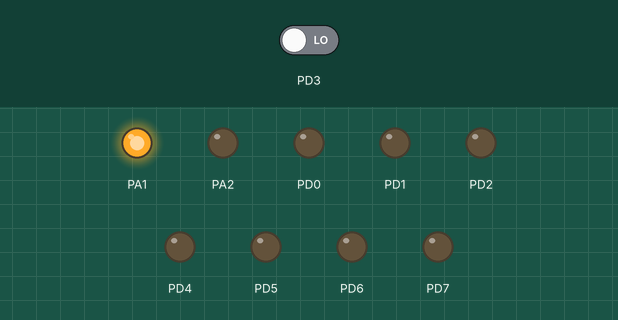
The program below on a simulated ATmega2560, built with avr-gcc and emulated at 16 MHz. Parts: output pins drawn as LEDs (lit = HIGH). The test bench sets the inputs (shaded band); at power-on: PD3 LOW. Pins used as bus, display or sensor lines are not drawn; what the program prints to the serial monitor is not drawn.

Above: at 1.2 s.
1.3 s: PD3 driven HIGH
At 2.5 s:
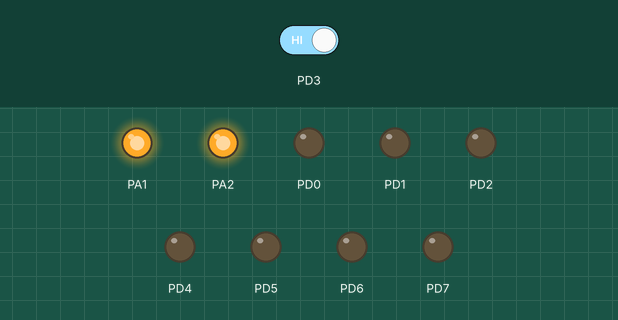
2.8 s: PD3 driven LOW
At 3.8 s:
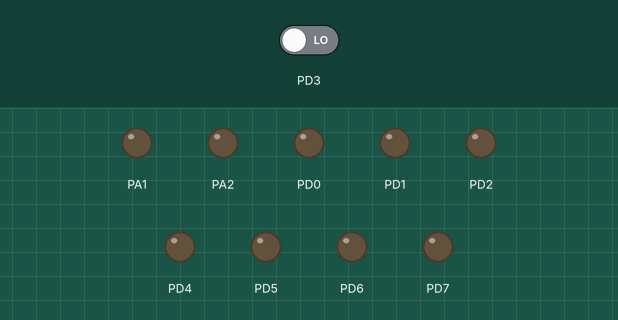
4.3 s: PD3 driven HIGH
At 5.0 s:
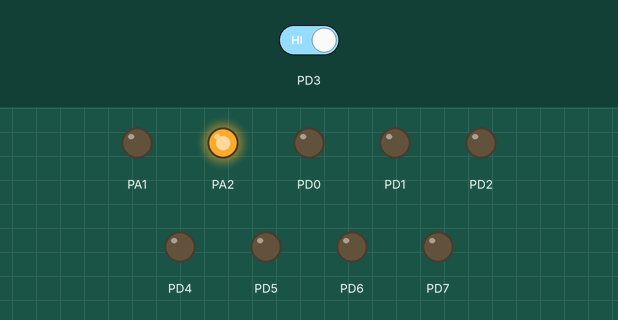
Timing chart, 0 to 7.3 s (numbered marks = the images above; inputs shaded):
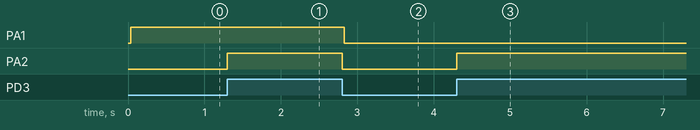

Measured:
- after the input at 1.3 s, PA2: LOW → HIGH at once
- after the input at 2.8 s, PA1, PA2: HIGH → LOW at once
- after the input at 4.3 s, PA2: LOW → HIGH at once

The program:

main.cpp
```cpp
/*
 * USonic.cpp
 *
 * Created: 07.06.2018 21:35:20
 * Author : gert
 */

#include <avr/io.h>
#include <avr/interrupt.h>
#include "general.h"
#include "util/delay.h"
#include "usart/myUart.h"
#include "usonic/usonic.h"

myUart uart;

int main(void)
{
	sei();
	//DEBUG
	DDRA |= (1 << PA1) | (1 << PA2);


	uint16_t x = 0;
	uart.enable();
	uart.cls();
	uart.write((char*)"Ultrasonic distance meassurement -----------------\0", true);
	uart.LfCr();


    while (1)
    {
		x = usonic::getDistance(200);
		uart.write((char*)"d=\0"); uart.write(x); uart.write((char*)"mm\0", true);
		_delay_ms(1000);
    }
}
```

general.h
```cpp
/*
 * board.h
 *
 * Created: 07.06.2018 22:04:22
 *  Author: gert
 */


#ifndef BOARD_H_
#define BOARD_H_

#define F_CPU		16000000UL


#endif /* BOARD_H_ */
```

myUart.cpp
```cpp
/*
* uart.cpp
*
* Created: 06.07.2017 14:01:59
* Author: gert
*/


#include "myUart.h"


/**
 * \brief
 *  write single u char when UART0 is ready to use
 * \param c
 *  char or uint8_t (ASCII) to send
 * \param linefeed
 *  if true ... send CR and LF
 *  default value = false
 * \return void
 */
void myUart::write(unsigned char c, bool linefeed /*= false*/) {
	while(!(UCSR0A & (1 << UDRE0))) {	}
	UDR0 = c;
	if (linefeed) {
		LfCr();
	}

}

/**
 * \brief
 *  send string as char array (call every single char from array
 *  char array must be '\0' terminated
 * \param s
 *  char array '\0' terminated
 * \param linefeed
 *  if true .. send CR and LF
 *  default value = false
 * \return void
 */
void myUart::write(char *s, bool linefeed /*= false*/) {
	while (*s) {
		write((unsigned char)*s, false);
		s++;
	}
	if (linefeed) LfCr();
}


/**
 * \brief
 *  convert int16_t to char array and call write for char arrays, incl. algebraic sign
 * \param i
 *  integer to send
 * \param linefeed
 *  is handed over to write for char arrays;
 *  default value = false
 * \return void
 */
void myUart::write(int16_t i, bool linefeed /*= false*/) {
	char s[7];
	itoa(i, s, 10);
	write(s, linefeed);
}

/**
 * \brief
 *  convert uint16_t to char array and call write for char arrays
 * \param i
 *  integer to send
 * \param linefeed
 *  is handed over to write for char arrays
 *  default value is false
 * \return void
 */
void myUart::write(uint16_t i, bool linefeed /*= false*/) {
	char s[6];
	itoa(i, s, 10);
	write(s, linefeed);
}

/**
 * \brief
 *  convert uint32_t to char array and call write for char arrays
 * \param i
 *  integer to send
 * \param linefeed
 *  is handed over to write for char arrays
 *  default value is false
 * \return void
 */
void myUart::write(uint32_t i, bool linefeed /*= false*/) {
	char s[8];
	itoa(i, s, 10);
	write(s, linefeed);
}

/**
 * \brief
 *  convert int32_t to char array and call write for char arrays incl algebraic sign
 * \param i
 *  integer to send
 * \param linefeed
 *  is handed over to write for char arrays
 *  default value is false
 * \return void
 */
void myUart::write(int32_t i, bool linefeed /*= false*/) {
	char s[9];
	write(itoa(i, s, 10), linefeed);
}


/**
 * \brief
 *  convert float to char array and call write for char arrays incl. algebraic sign
 * \param f
 *  float value to send
 * \param precision
 *  number of decimal places to enclose in array -> and send
 * \param linefeed
 *  is handed over to write for char arrays
 *  default value is false
 * \return void
 */
void myUart::write(float f, uint8_t precision, bool linefeed /*= false*/) {
	char s[10];
	write(dtostrf(f, 7, precision, s), linefeed);
}


/**
 * \brief
 *  convert double to char array and call write for char arrays incl. algebraic sign
 * \param d
 *  float value to send
 * \param precision
 *  number of decimal places to enclose in array -> and send
 *  default value is 2 digits
 * \param linefeed
 *  is handed over to write for char arrays
 *  default value is false
 * \return void
 */
void myUart::write(double d, uint8_t precision /*= 2*/, bool linefeed /*= false*/) {
	char s[12];
	write(dtostrf(d, 9, precision, s), linefeed);
}


/**
 * \brief
 *  default constructor
 *  inits the UART0 Interface -> Baud, 8 Databits, 1 stop, no parity
 *
 * \return
 */
myUart::myUart() {
  UBRR0H = (uint8_t)(UBRR_VAL >> 8);
  UBRR0L = (uint8_t)UBRR_VAL;
  UCSR0C |= (1<<UCSZ01)|(1<<UCSZ00); // Asynchron 8N1
} //uart

// default destructor
myUart::~myUart() {
} //~uart


/**
 * \brief
 *  reads chars from UART0 into an array until \n or \r is hit or size -1 is reached
 *  and sets an final \0
 * \param x
 *  char array
 * \param size
 *  max. number of chars
 *
 * \return uint8_t
 *  number of read chars without \0
 */
uint8_t myUart::read(unsigned char *x, uint8_t size) {
	uint8_t i = 0;
	if (size == 0) return 0;				// return 0 if no space
	unsigned char c = 0;
	while (i < (size - 1)) {				// check space is available (including additional null char at end)
		while ( !(UCSR0A & (1<<RXC0)) );	// wait for another char - WARNING this will wait forever if nothing is received
		c = UDR0;
		if (c == '\n' || c == '\r') break;  // break on NULL OR ENTER character
		x[i] = c;							// write into the supplied buffer
		i++;
	}
	if (i >= size) i = size - 1;// ensure the last character in the array is '\0'
	x[i] = '\0';
	return i;				// return number of characters written (incl. '\0')
}


/**
 * \brief
 *  reads a single char from UART
 *
 * \return unsigned char
 */
unsigned char myUart::read() {
	while( !(UCSR0A & (1<<RXC0)));
	return UDR0;
}


/**
 * \brief
 *  enables UART0 recieve and transmit modes
 *
 * \return void
 */
void myUart::enable() {
	  UCSR0B |= (1<<RXEN0) | (1<<TXEN0);  // UART RX, TX
}


/**
 * \brief
 *  disables recieve and transmitt for UART0
 *
 * \return void
 */
void myUart::disable() {
	UCSR0B &= ~((1<<RXEN0) | (1<<TXEN0));  // UART RX, TX
}


/**
 * \brief
 *  send clear screen command for VT100 Terminal
 *  with Escape sequences
 *
 * \return void
 */
void myUart::cls() {
	write((unsigned char)(27));
	write((unsigned char)('['));
	write((unsigned char)('2'));
	write((unsigned char)('J'));
	write((unsigned char)(27));
	write((unsigned char)('['));
	write((unsigned char)('H'));
}


/**
 * \brief
 *  send CR and LF sequence for VT100 Terminal
 *  to display proper Linefeed
 *
 * \return void
 */
void myUart::LfCr() {
	while(!(UCSR0A & (1 << UDRE0))) {	}
	UDR0 = ((unsigned char)UART_LF);
	while(!(UCSR0A & (1 << UDRE0))) {	}
	UDR0 = ((unsigned char)UART_CR);
}
```

myUart.h
```cpp
/*
* uart.h
*
* Created: 06.07.2017 14:02:00
* Author: gert
*/


#ifndef __MYUART_H__
#define __MYUART_H__

#include <avr/io.h>
#include <stdlib.h>
#include "../General.h"


#define UART_LF	'\n'
#define UART_CR '\r'


class myUart {

//variables
public:

private:
	const uint16_t UBRR_VAL = 51; // ((F_CPU+BAUD*8)/(BAUD*16)-1) => 19600

//functions
public:
	myUart();
	~myUart();

	void enable();
	void disable();
	void write(unsigned char c, bool linefeed = false);
	void write(char *s, bool linefeed = false);
	void write(uint16_t i, bool linefeed = false);
	void write(int16_t i, bool linefeed = false);
	void write(uint32_t i, bool linefeed = false);
	void write(int32_t i, bool linefeed = false);
	void write(float f, uint8_t precision = 2, bool linefeed = false);
	void write(double d, uint8_t precision = 2, bool linefeed = false);
	void cls();
	void LfCr();
	uint8_t read(unsigned char *x, uint8_t size);
	unsigned char read();


private:
	myUart( const myUart &c );
	myUart& operator=( const myUart &c );

};   //myUart

extern myUart uart;


#endif //__MYUART_H__
```

usonic.cpp
```cpp
/*
* usonic.cpp
*
* Created: 07.06.2018 21:38:57
* Author: gert
*/


#include "usonic.h"
#include "../general.h"
#include <avr/interrupt.h>
#include <stdint.h>

uint8_t usonic::_overflow;
uint16_t usonic::_temp;
bool usonic::_isReady;
uint8_t usonic::_MCount;
bool usonic::_isMeassuring;
uint16_t usonic::_arrResult[10];

void usonic::setTrigger() {
	_isMeassuring = true;
	TCNT1 = 0;
	OCR1A = 63999;				// 4ms at 16MHz for 40ms trigger impuls (mind. 10µs) to avoid double echos (>6m) -> 10 x overflow
	_overflow = 0;				// reset overflow
	TIMSK1 |= ( 1 << OCIE1A);	// activate COMP A interrupt
	TCCR1B |= (1 << CS10);		// Prescaler 1 -> start timer
	PORTA |= (1 << PA0);		// set Trigger pin
}

uint8_t usonic::getOverflow() {
	return _overflow;
}

void usonic::setOverflow(uint8_t Overflow) {
	_overflow = Overflow;
}

void usonic::calcDistance(uint16_t timerValue) {
	uint64_t result = (uint64_t)timerValue + ((uint64_t)_overflow * 65535);		// time in nanoseconds * 10: (1/F_CPU) * 10^10 (62.5ns)
	result = (((result * 625) * (33160 + (6 * (uint64_t)_temp)))/2/1000000000);	// distance in mm	-> CShall = 331.6 + (0.6 * temp)

	if (_MCount < 10) {
		_arrResult[_MCount] = (uint16_t)result;
		_MCount++;
	}
	_isMeassuring = false;
}


uint16_t usonic::getDistance(uint16_t temp) {
	// initialization
	_overflow = 0;
	_temp = 200;
	_isReady = true;
	_MCount = 0;
	_isMeassuring = false;
	PORTA &= ~(1 << PA0);
	DDRA |= (1 << PA0);		// Triggerport/Pin to output;
	DDRD |= ~(1 << PD3);

	TCCR1A &= ~((1 << WGM11) | ( 1 << WGM10));				// Timermode to normal
	TCCR1B &= ~((1 << WGM13) | ( 1 << WGM12));
	TCCR1B &= ~((1 << CS10) | ( 1 << CS11) | ( 1 << CS12)); // Timer stop
	TIMSK1 |= (1 << TOIE1);									// activate Timer overflow interrupt
	EICRA &= ~(1 << ISC31);									// extern Interrupt setup for raising and falling edge
	EICRA |= (1 << ISC30);


	_isReady = false;
	while (_MCount < 10) {
		setTrigger();
		while(_isMeassuring) {
		}
	}
	sortArray();
	uint16_t result = getAverageDistance();
	_isReady = true;
	return result;
}


bool usonic::isReady() {
	return _isReady;
}

void usonic::sortArray() {
	bool bSorted = false;
	while (bSorted == false)
	{
		bSorted = true;
		for (int i = 0; i < 10; ++i)
		{
			uint16_t distance1 = _arrResult[i];
			uint16_t distance2 = _arrResult[i + 1];
			if (distance1 > distance2)
			{
				_arrResult[i] = distance2;
				_arrResult[i + 1] = distance1;
				bSorted = false;
			}
		}
	}
}


uint16_t usonic::getAverageDistance() {

	uint16_t compareValue = (_arrResult[4] + _arrResult[5]) / 2;
	uint8_t lowIndex = 0, highIndex = 9;

	for (uint8_t i = 0; i < 10; ++i) {
		if (_arrResult[i] < (uint32_t)compareValue * 95 / 100)	{
			lowIndex = i;
		} else if (_arrResult[i] > (uint32_t)compareValue * 105 / 100)	{
			highIndex = i + 1;
			break;
		}
	}
	uint32_t averageValue = 0;
	for (uint8_t i = lowIndex; i < highIndex; ++i)	{
		averageValue += _arrResult[i];
	}
	return averageValue / (highIndex - lowIndex);
}

ISR(INT3_vect) {
	PORTA ^= (1 << PA2);
	if(PIND & (1 << PD3)) {										// raising edge (starting meassure)
		TCCR1B |= (1 << CS10);									// Prescaler 1 -> start timer
	} else {													// falling edge
		TCCR1B &= ~((1 << CS12) | (1 << CS11) | (1 << CS10));	// stop Timer
		EIMSK &= ~(1 << INT3);									// deactivate extern interrupt sense
		usonic::calcDistance(TCNT1);							// calculate the distance
	}
}

ISR(TIMER1_COMPA_vect) {
	//DEBUG
	PORTA ^= (1 << PA1);

	uint8_t ovf = usonic::getOverflow();
	ovf++;
	usonic::setOverflow(ovf);				// increment overflow for 40ms trigger impuls
	if (ovf >= 1) {							// 10 overflow (40ms) reached?
		TCCR1B &= ~((1 << CS12) | (1 << CS11) | (1 << CS10));	// stop Timer
		PORTA &= ~(1 << PA0);									// delete Trigger pin
		TIMSK1 &= ~(1 << OCIE1A);								// deactivate Trigger COMPA Interrupt
		usonic::setOverflow(0);
		EIMSK |= (1 << INT3);									// activate extern interrupt sense
	}
	TCNT1 = 0;
}

ISR(TIMER0_OVF_vect) {

	usonic::setOverflow(usonic::getOverflow()+1);
}
```

usonic.h
```cpp
/*
* usonic.h
*
* Created: 07.06.2018 21:38:57
* Author: gert birkner
* Description:
*   Interrupt driven HC-SR04 ultrasonic driver
*   Uses 1 timer to set and delete the trigger signal
*   and the same timer to meassure the echo signal
*	For better Overview in bigger projects copy the ISRs from the usonic.cpp in another file
*   with all the other ISRs of your project so you can check if there is a conflict.
*   If you use board.h files which contains all defines for Ports, pins, ...
*   you can copy the defines from usonic.h into this file
*
*	Example:
*   main.cpp:
*   #include "usonic/usonic.h"
*
*   in main()
*   uint16_t x = usonic::getDistance(200);	// to get the average distance from 10 meassurements at a given temperatur (here 20°C)
*
*   if (usonic::isReady())					// to check if the meassurement is completed
*
*	don´t use:
*	static uint8_t getOverflow();
*	static void setOverflow(uint8_t Overflow);
*	static void calcDistance(uint16_t timerValue);
*	they are public because they are used in global ISRs but they are for internal use only!
*/


#ifndef __USONIC_H__
#define __USONIC_H__

#include <avr/io.h>


#define CSchall	331.6f		// sonicvelocity at 0°C


class usonic
{
//variables
private:
	static uint8_t _overflow;		// counter for timeroverflows to count bigger time differences
	static uint16_t _temp;			// temperatur in °C * 10 -> 22°C = 220
	static bool _isReady;			// false during meassuring, true when correct value is available
	static uint8_t _MCount;			// meassure count
	static uint16_t _arrResult[10];	// array of distance results (mm)
	static bool _isMeassuring;		// false from setTrigger() to calcDistance()

//functions
public:
	static uint16_t getDistance(uint16_t temp);
	static bool isReady();
	static uint8_t getOverflow();
	static void setOverflow(uint8_t Overflow);
	static void calcDistance(uint16_t timerValue);

private:
	static void sortArray();
	static uint16_t getAverageDistance();
	static void setTrigger();
}; //usonic


#endif //__USONIC_H__
```
